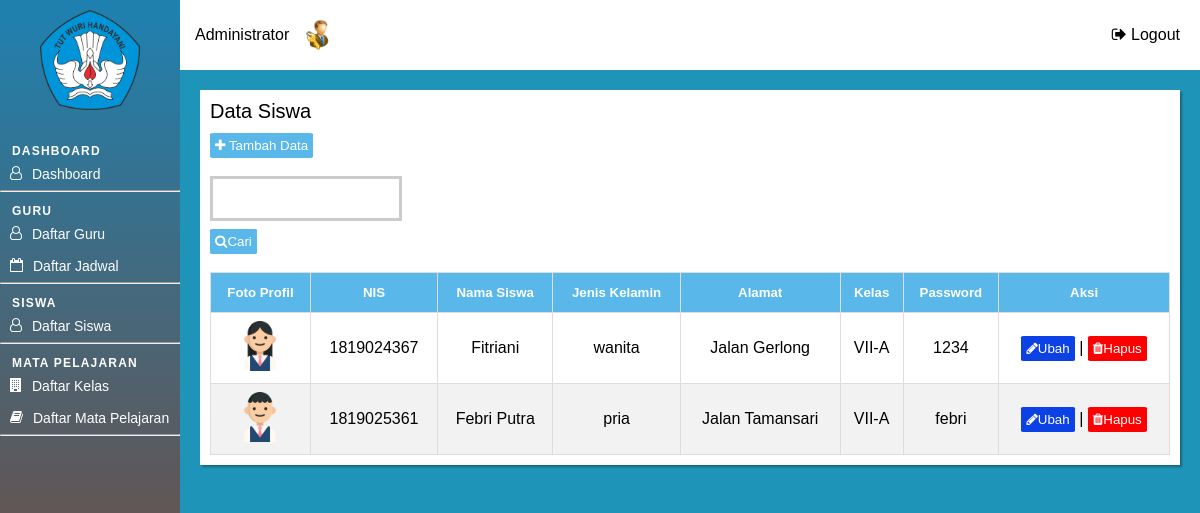
Before: /admin/halaman_admin.php?page=siswa (signed in) with the older database file.
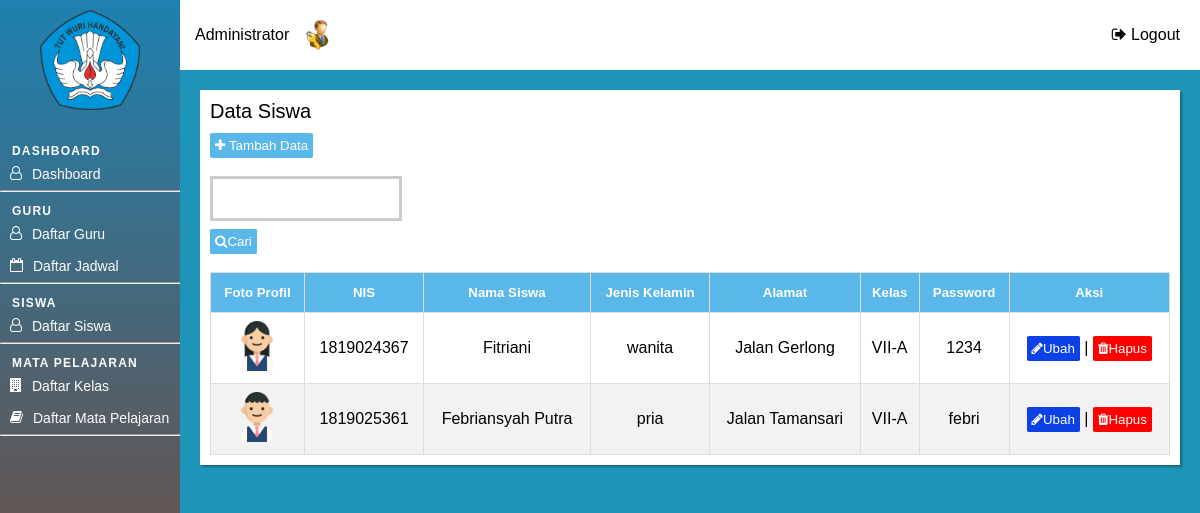
After: the same page with the newer database file.
### tables this page shows
CREATE TABLE `tbl_siswa` (
  `id_siswa` int(11) NOT NULL,
  `nis` char(10) NOT NULL,
  `nama_siswa` varchar(50) NOT NULL,
  `jenis_kelamin` varchar(20) DEFAULT NULL,
  `alamat` varchar(100) DEFAULT NULL,
  `id_kelas` int(11) DEFAULT NULL,
  `foto_siswa` varchar(30) DEFAULT NULL,
  `password_siswa` varchar(50) NOT NULL
);

CREATE TABLE `tbl_kelas` (
  `id_kelas` int(11) NOT NULL,
  `kode_kelas` char(10) NOT NULL,
  `nama_kelas` varchar(30) NOT NULL
);

### admin/siswa/index.php (the view, shortened to what this page needs)
<div class="tabel-page">
	<div class="tabel-heading">
		Data Siswa
	</div>
	<div class="button-container">
		<button class="button-input" id="myBtn" onclick="show_modal(0)">
			<i class="fa fa-plus" aria-hidden="true"></i> Tambah Data
		</button>
	</div>
	<div class="search-box">
		<form method="GET" action="" autocomplete="off">
			<input type="text" name="keyword">
			<button class="button-input" id="myBtn" type="submit" name="cari">
			<i class="fa fa-search" aria-hidden="true"></i>Cari
			</button>
			<br><br>
		</form>
	</div>
	<table id="list-data" class="display">
		<thead>
			<tr>
                <th><h5>Foto Profil</h5></th>
				<th><h5>NIS</h5></th>
				<th><h5>Nama Siswa</h5></th>
				<th><h5>Jenis Kelamin</h5></th>
                <th><h5>Alamat</h5></th>
				<th><h5>Kelas</h5></th>
                <th><h5>Password</h5></th>
				<th><h5>Aksi</h5></th>
			</tr>
		</thead>
		<?php
		include "../config/koneksi.php";
		if(isset($_GET['cari'])) {
			$keyword = $_GET['keyword'];
			$query = "SELECT * FROM tbl_siswa as s INNER JOIN tbl_kelas as k ON k.id_kelas = s.id_kelas
						  WHERE
						  nis LIKE '%$keyword%' OR
						  nama_siswa LIKE '%$keyword%' OR
						  jenis_kelamin LIKE '%$keyword%' OR
						  alamat LIKE '%$keyword' OR
						  nama_kelas LIKE '%$keyword%'";
			} else {
		$query = "SELECT * FROM tbl_siswa as s INNER JOIN tbl_kelas as k ON k.id_kelas = s.id_kelas";
			}
		$result = $conn -> query($query)or die(mysqli_error($conn));
			if (mysqli_num_rows($result) > 0) {
				$i = 1;
		    	while($row = mysqli_fetch_assoc($result)) {
		?>
		        <tr>
                    <td><img src="../assets/img/<?= $row["foto_siswa"]; ?>" width="50"</td>
		        	<td><?php echo $row["nis"];?></td>
		        	<td><?php echo $row["nama_siswa"];?></td>
		        	<td><?php echo $row["jenis_kelamin"];?></td>
		        	<td><?php echo $row["alamat"];?></td>
                    <td><?php echo $row["nama_kelas"];?></td>
                    <td><?php echo $row["password_siswa"];?></td>
		        	<td>
		        		<button class="button-edit" onclick="show_modal(<?php echo $i?>)">
							<i class="fa fa-pencil" aria-hidden="true"></i>Ubah
						</button> |
                        <a href='javascript:hapusDataSws("<?php echo $row['id_siswa']?>","<?php echo $row['id_kelas']?>")'>
		        			<button class="button-delete">
								<i class="fa fa-trash" aria-hidden="true"></i>Hapus
							</button>
		        		</a>
		        	</td>
		        </tr>
		<?php
				$i++;
		    	}
			}
			else {
		    		echo "0 results";
			}
		?>
	</table>
</div>

Changed rows visible on the page:
changed tbl_siswa "pria": nama_siswa "Febri Putra" → "Febriansyah Putra"
